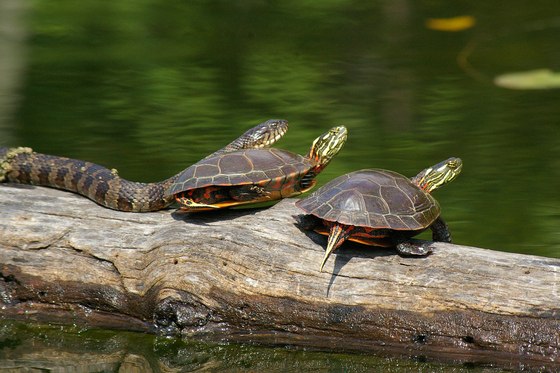
#> input picture test_animal.jpeg, 560 x 373 px
$ python -i correct_orientation.py   (imports and definitions only)
#> lines starting #> are read from the running program, lines starting #| are printed output that depends on the picture
"""
Last Updated: May 12, 2025
Author: Max Freitas
File Purpose: Fix image orientation
"""
from PIL import Image, ImageOps, ExifTags


def get_orientation_tag():
    """Safely get orientation tag ID"""
    try:
        return next(k for k, v in ExifTags.TAGS.items() if v == 'Orientation')
    except StopIteration:
        return None


ORIENTATION_TAG = get_orientation_tag()

def correct_orientation(image):
    """
    Corrects image orientation based on EXIF data.
    Handles all 8 possible orientation cases.
    Returns image with corrected orientation.
    """
    if ORIENTATION_TAG is None:
        print("ORIENTATION_TAG is missing")
        return image

    try:
        if not hasattr(image, 'getexif'):
            print("Image has no EXIF support")
            return image

        exif = image.getexif()
        if not exif:
            print("Image has no EXIF data")
            return image

        orientation = exif.get(ORIENTATION_TAG)
        if orientation is None:
            print("No orientation tag found")
            return image

        if orientation == 1:
            return image
        elif orientation == 2:
            image = ImageOps.mirror(image)
        elif orientation == 3:
            image = image.rotate(180, expand=True)
        elif orientation == 4:
            image = ImageOps.flip(image)
        elif orientation == 5:
            image = ImageOps.mirror(image.rotate(90, expand=True))
        elif orientation == 6:
            image = image.rotate(270, expand=True)
        elif orientation == 7:
            image = ImageOps.mirror(image.rotate(270, expand=True))
        elif orientation == 8:
            image = image.rotate(90, expand=True)

        return image

    except Exception as e:
        print(f"Orientation correction failed: {e}")
        return image

>>> import cv2
>>> picture = cv2.imread('test_animal.jpeg', cv2.IMREAD_GRAYSCALE)
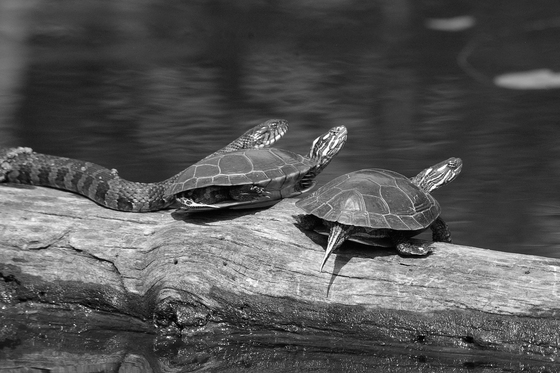
#> picture: shape (373, 560); min 0, max 255, mean 84.5
>>> result = correct_orientation(picture)
